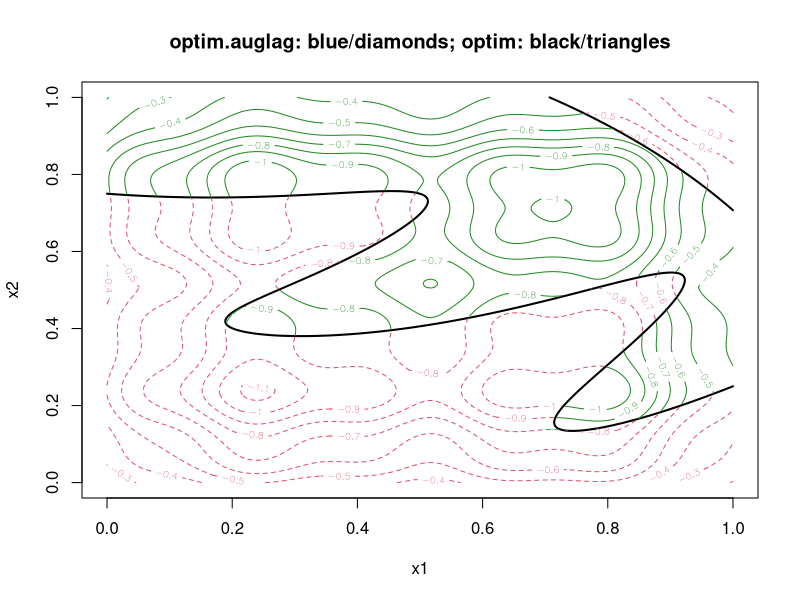

The R source for this figure: (Note: this script raises an error after producing the figure.)
## augmenting the example in ?optim.auglag, here is a
## a variation with an unknown objective, where the objective
## is taken from other laGP experiece, see e.g., ?laGP

## since the demo is stochastic, we suggest re-running it 
## several times to get a sense of typical behavior, especially
## with regards to comparing the statistical surrogate model
## performance (optim.auglag) with a traditional AL approach
## via optim


## set bounding rectangle for adaptive sampling
B <- matrix(c(rep(0,2),rep(1,2)),ncol=2)

## objective function
f2d <- function(x, y=NULL)
  {
    if(is.null(y)) {
      if(!is.matrix(x)) x <- matrix(x, ncol=2)
        y <- x[,2]; x <- x[,1]
    }
    g <- function(z)
        return(exp(-(z-1)^2) + exp(-0.8*(z+1)^2) - 0.05*sin(8*(z+0.1)))
    z <- -g(x)*g(y)
    return(z)
  }

## new full objective-constraints function modified to use f2d
aimprob2 <- function(x)
{
  f <- f2d(4*(x-0.5))
  if(!is.matrix(x)) x<- matrix(x, ncol=2)
  c1 <- 1.5 - x[,1] - 2*x[,2] - 0.5*sin(2*pi*(x[,1]^2 - 2*x[,2]))
  c2 <- x[,1]^2 + x[,2]^2-1.5
  return(list(obj=f, c=cbind(c1,c2)))
}


## for visualization
x <- seq(0,1, length=200)
X <- expand.grid(x, x)
out <- aimprob2(as.matrix(X))
fv <- out$obj
fv[out$c[,1] > 0 | out$c[,2] > 0] <- NA
fi <- out$obj
fi[!(out$c[,1] > 0 | out$c[,2] > 0)] <- NA
plot(0, 0, type="n", xlim=B[1,], ylim=B[2,], xlab="x1", ylab="x2",
  main="optim.auglag: blue/diamonds; optim: black/triangles")
contour(x, x, matrix(out$c[,1], ncol=length(x)), nlevels=1, levels=0, 
  drawlabels=FALSE, add=TRUE, lwd=2)
contour(x, x, matrix(out$c[,2], ncol=length(x)), nlevels=1, levels=0, 
  drawlabels=FALSE, add=TRUE, lwd=2)
contour(x, x, matrix(fv, ncol=length(x)), nlevels=10, add=TRUE, col="forestgreen")
contour(x, x, matrix(fi, ncol=length(x)), nlevels=13, add=TRUE, col=2, lty=2)

## optimize under constraints
out2 <- optim.auglag(aimprob2, B, fhat=TRUE, ab=c(3/2,8), start=20, end=100)

## put the answer found on the plot
v <- apply(out2$C, 1, function(x) { all(x <= 0) })
X <- out2$X[v,]
obj <- out2$obj[v]
xbest <- X[which.min(obj),]

## Optionally, wrap up by drilling down with a standard AL approach

## augmented Lagrangian objective function
aimprob2.AL <- function(x, B, lambda, rho)
{
  if(any(x < B[,1]) | any(x > B[,2])) return(Inf)
  fc <- aimprob2(x)
  al <- fc$obj + lambda %*% drop(fc$c) + rep(1/(2*rho), 2) %*% pmax(0, drop(fc$c))^2
  return(al) 
}

## loop over AL updates until a valid solution is found
lambda <- out2$lambda; rho <- out2$rho
while(1) {
    o <- optim(xbest, aimprob2.AL, control=list(maxit=15),
      B=B, lambda=lambda, rho=rho)
    fc <- aimprob2(o$par)
    points(o$par[1], o$par[2], pch=18, col="blue")
    segments(xbest[1], xbest[2], o$par[1], o$par[2])
    if(all(fc$c <= 0)) { break
    } else {
      lambda <- pmax(0, lambda + (1/rho)*fc$c)
      rho <- rho/2
      xbest <- o$par
    }
  }


## finally, lets see how this compares to a standard AL
## approach initialized randomly, and randomly restarted
## until a total budget is met

lambda <- rep(0,2); rho <- 1/2
xbest <- runif(2)

for(i in 1:6) {
  o <- optim(xbest, aimprob2.AL, control=list(maxit=18),
    B=B, lambda=lambda, rho=rho)
  fc <- aimprob2(o$par)
  points(o$par[1], o$par[2], pch=17)
  segments(xbest[1], xbest[2], o$par[1], o$par[2])

  ## possibly restart
  if(all(fc$c <= 0) && all(xbest == o$par)) {
     xbest <- runif(2); lambda <- rep(0,2); rho <- 1/2
  } else {
    lambda <- pmax(0, lambda + (1/rho)*fc$c)
    if(any(fc$c > 0)) rho <- rho/2
    xbest <- o$par
  }
}